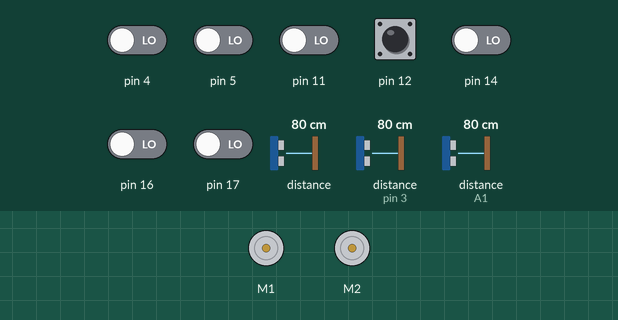
Recording of a sketch running on a simulated Arduino Uno, built with avr-gcc and run on an emulated ATmega328P. Parts: 2 × DC motor (green arrow = forward, orange = backward, longer = faster). The inputs (shaded band) are chosen by the test bench; at power-on: pin 12 HIGH, pin 4, pin 5, pin 11, pin 14, pin 16, pin 17 LOW, distance to the obstacle (sensors on pin 3, A1) 80 cm, distance to the obstacle 80 cm.

Above: at 0.8 s.
0.9 s: pin 12 pulled LOW for 0.15 s
At 1.18 s:
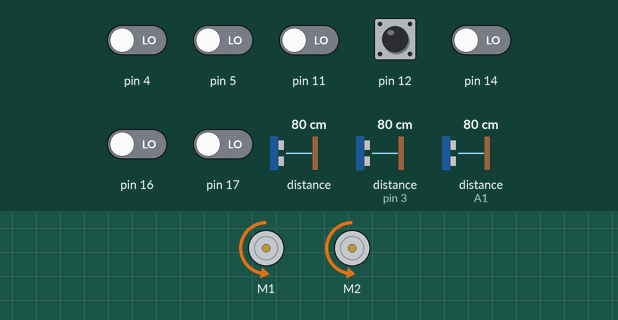
3.9 s: distance to the obstacle (sensor on pin 3) set to 2 cm
6.9 s: pin 4 driven HIGH
9.9 s: pin 5 driven HIGH
At 10.07 s:
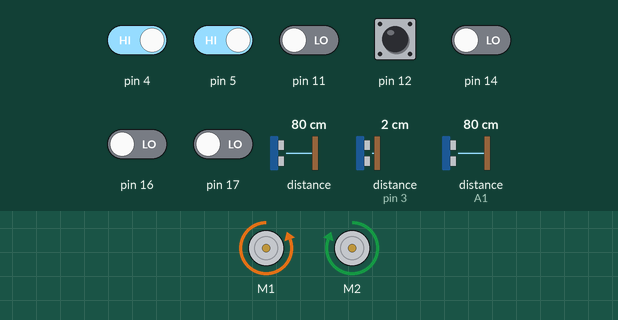
At 10.6 s:
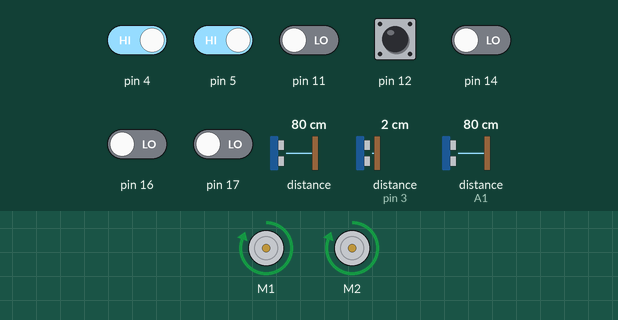
11.6 s: distance to the obstacle (sensor on pin 3) set to 45 cm
13.1 s: distance to the obstacle (sensor on pin 3) set to 55 cm
At 14.1 s:
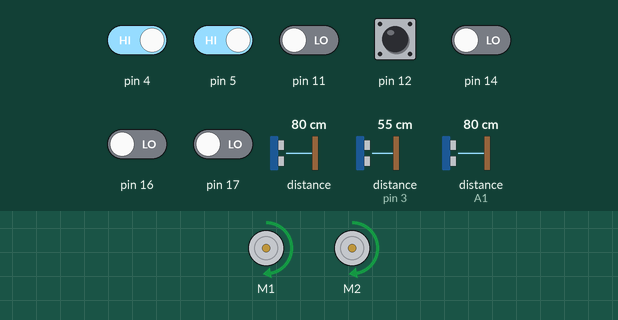
Timing chart, 0 to 15.6 s (numbered marks = the images above; inputs shaded):
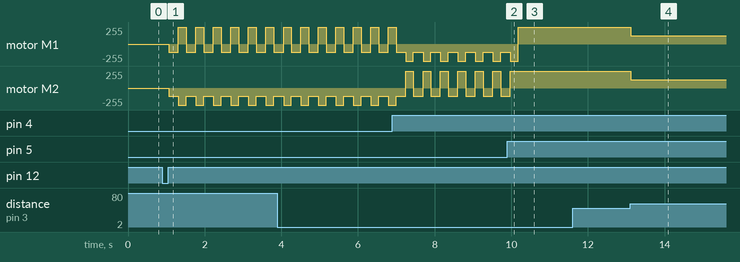

The sketch:

detect3sensorer.ino
```cpp
/*
  Kjører på banen med disse egenskaper:
    - Svinger vekk fra kant ved å bruke sensor 0 og 5
    - Bruker avstandsmåler til å sjekke om det er noe å kjøre på.
      - En i midten og en på hver side. Kan dermed snu til venstre og høyre og kjøre mot objekter.
    - Om det har gått STANDARD tid fra en sving skal den snurre i ring og sjekke om den finner noe å kjøre på.
*/
#include <ZumoMotors.h>
#include <Pushbutton.h>
#include <QTRSensors.h>
#include <ZumoReflectanceSensorArray.h>
#include <NewPing.h>
#define LED 13
//Avstandsmåler
int ekko_m = 3;
int ekko_h = 0;
int ekko_v = A1;
int trigger1 = 6;
int maxDistace = 50;
NewPing sonar_m(trigger1, ekko_m, maxDistace);
NewPing sonar_h(trigger1, ekko_h, maxDistace);
NewPing sonar_v(trigger1, ekko_v, maxDistace);

// Diverse kjøre egenskaper
#define REVERSE_SPEED     200 // 0 is stopped, 400 is full speed
#define TURN_SPEED        400
#define FORWARD_SPEED     200
#define SUPER_SPEED       400
#define SUPER_DURATION    10
#define REVERSE_DURATION  250 // ms
#define TURN_DURATION     200 // ms

//Timer egenskaper
#define STANDARD          1500
double TIMER_M = 0;
double TIMER_S = STANDARD;
double time1 = 0;
double lastTime1 = 0;
double dT=0;
ZumoMotors motors;
Pushbutton button(ZUMO_BUTTON); // pushbutton on pin 12

//Strekmåling
#define NUM_SENSORS 6
unsigned int sensor_values[NUM_SENSORS];
ZumoReflectanceSensorArray sensors;
// Overflate Treshold, satt til hvit kant
#define QTR_THRESHOLD  500 //

void setup(){
   Serial.begin(9600);
   //Avstandsmåler
   pinMode(trigger1,OUTPUT);
   pinMode(ekko_m, INPUT);
   pinMode(ekko_h, INPUT);
   pinMode(ekko_v, INPUT);
   sensors.init();
   //Button for å starte
   button.waitForButton();
   motors.setSpeeds(FORWARD_SPEED, FORWARD_SPEED);
}

void loop(){
      //Leser strekmåling
      sensors.read(sensor_values);
      //Leser avstand mid
      unsigned int tid_m = sonar_m.ping();
      float avstand_m = sonar_m.convert_cm(tid_m);

      //Sjekker noe svart underlag
      if (sensor_values[0] > QTR_THRESHOLD && sensor_values[5] > QTR_THRESHOLD){
          //Sjekker noe mid
          if (avstand_m > 0){
              motors.setSpeeds(SUPER_SPEED, SUPER_SPEED);
              TIMER_M = 0;
          }else{
              //Leser avstand høy, ven
              unsigned int tid_h = sonar_h.ping();
              unsigned int tid_v = sonar_v.ping();
              float avstand_h = sonar_h.convert_cm(tid_h);
              float avstand_v = sonar_v.convert_cm(tid_v);
              //Sjekker avstand h
              if (avstand_h>0){
                   motors.setSpeeds(TURN_SPEED, -TURN_SPEED);
                   TIMER_M = 0;
              }//Sjekker avstand v
              else if (avstand_v>0){
                  motors.setSpeeds(-TURN_SPEED, TURN_SPEED);
                  TIMER_M = 0;
              }else{
              // Ellers, kjør rett frem
              motors.setSpeeds(FORWARD_SPEED, FORWARD_SPEED);
              //(time1-lastTime1) er tiden på en loop-runde -> deltaTid -> dT
              lastTime1 = time1;
              time1 = millis();
              dT = (time1-lastTime1);
              if (!(TIMER_M == 0)){ // trekker fra dT fra TIMER_M
                TIMER_M -= dT;
              }
              if(TIMER_M < 0){ //Snur i ring helt til noe annet inntreffer eller tiden for snurr har gått til 0
                if (TIMER_S > 0) {
                  motors.setSpeeds(TURN_SPEED, -TURN_SPEED);
                  TIMER_S -= dT;
                }else{
                  TIMER_S = STANDARD;
                  TIMER_M = 0;
                }
              }
          }
        }
      }else if (sensor_values[0] < QTR_THRESHOLD){
        // om venstre sensor ser strek, bakk og snu høyre
        motors.setSpeeds(-REVERSE_SPEED, -REVERSE_SPEED);
        delay(REVERSE_DURATION);
        motors.setSpeeds(TURN_SPEED, -TURN_SPEED);
        delay(TURN_DURATION);
        motors.setSpeeds(FORWARD_SPEED, FORWARD_SPEED);
        TIMER_M = STANDARD;
      }else if (sensor_values[5] < QTR_THRESHOLD){
        // om høyre sensor ser strek, bakk og snu venstre
        motors.setSpeeds(-REVERSE_SPEED, -REVERSE_SPEED);
        delay(REVERSE_DURATION);
        motors.setSpeeds(-TURN_SPEED, TURN_SPEED);
        delay(TURN_DURATION);
        motors.setSpeeds(FORWARD_SPEED, FORWARD_SPEED);
        TIMER_M = STANDARD;
      }else{
        // overflødig?
        motors.setSpeeds(FORWARD_SPEED, FORWARD_SPEED);

      }
}
```

Measured:
- the behaviour switches between 50 and 51 cm on distance to the obstacle (sensor on pin 3) (found by bisection; images 3 and 4)
- after the input at 0.9 s, motor M1: alternates forward 255/255 for 0.21 s and backward 127/255 for 0.25 s, starting after 0.16 s; motor M2: alternates backward 255/255 for 0.21 s and backward 127/255 for 0.25 s, starting after 0.16 s
- after the input at 9.9 s, motor M2: goes on until 10.0 s, then stays forward 255/255
- after the input at 11.6 s, every drawn part: stays the same
- after the input at 13.1 s, motor M1, motor M2: forward 255/255 → forward 127/255 at once
